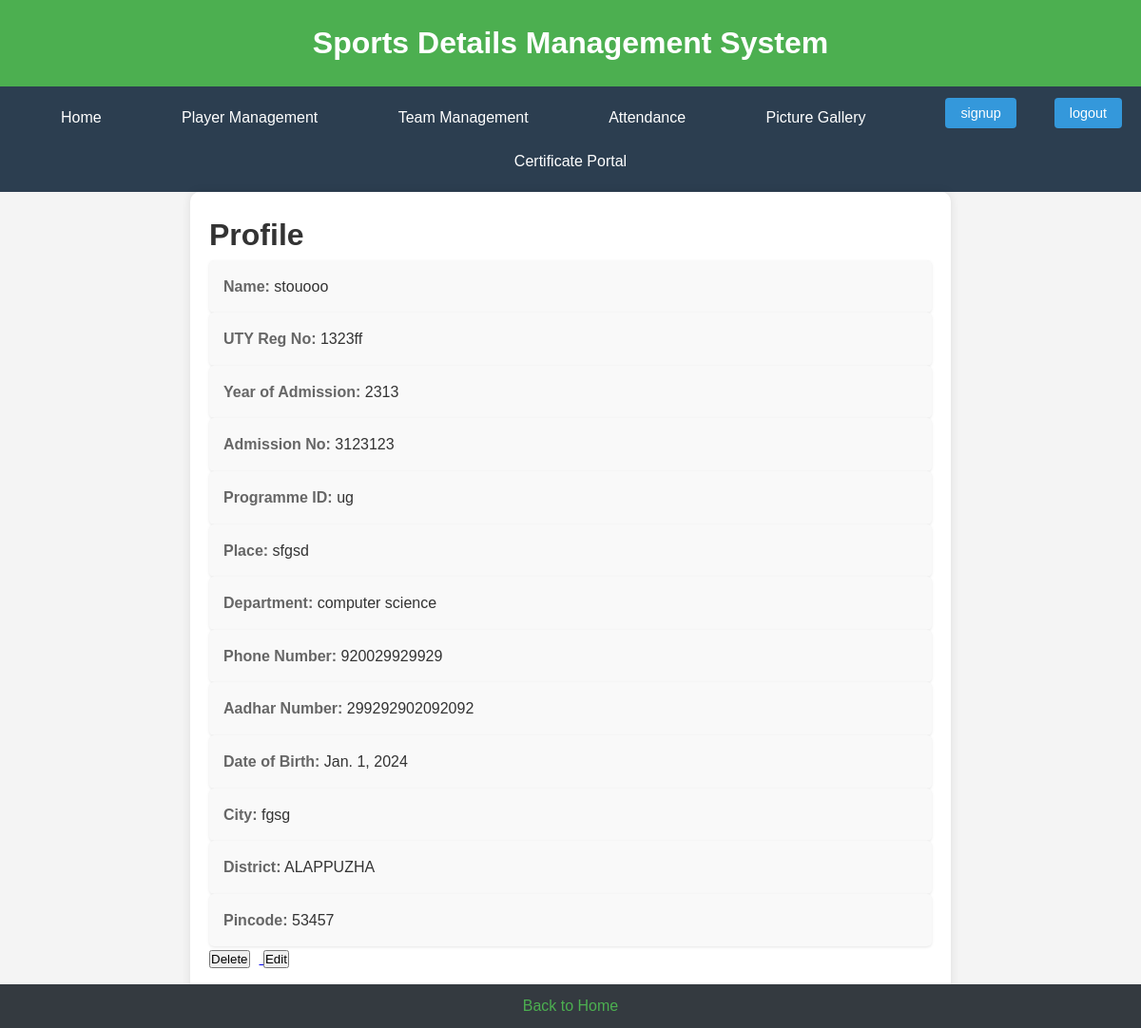
The app's page /view_profile/1323ff/, older data.
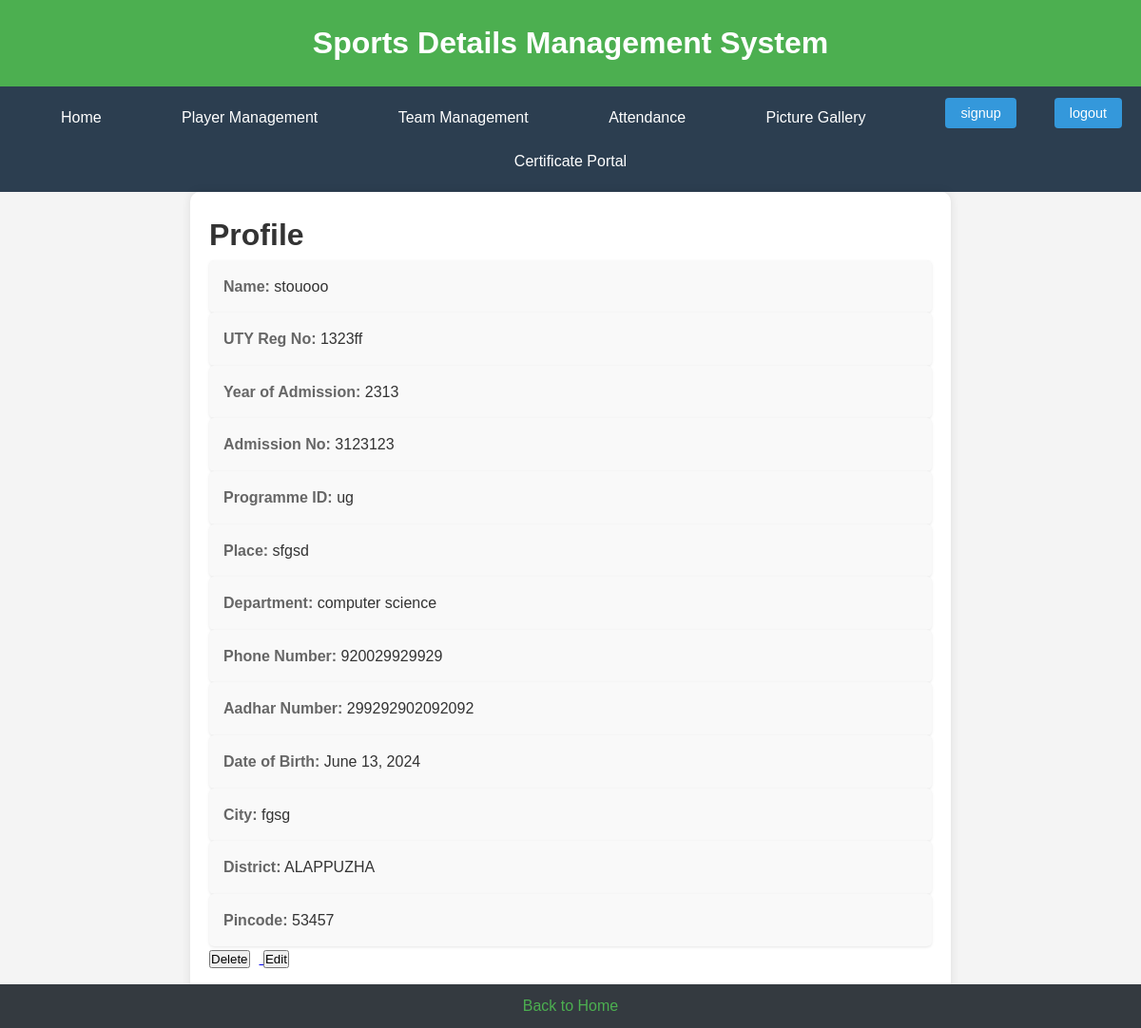
The same page, newer data.
### SDMSapp/models.py (models this page shows, shortened)
class Student(models.Model):
    name = models.CharField(max_length=50)
    year_of_admission = models.IntegerField()
    admission_no = models.IntegerField()
    programme_id = models.ForeignKey(Programme, on_delete=models.CASCADE, null=True)
    uty_reg_no = models.CharField(max_length=50, unique = True)
    place = models.CharField(max_length=50)
    department = models.ForeignKey(Department, on_delete=models.CASCADE, null=True)
    phone_number = models.CharField(
        max_length=10,
        validators=[RegexValidator(regex='^\d{10}$', message='Phone number must be 10 to 15 digits')],
        default = 0
    )
    aadhar_number = models.CharField(
        max_length=16,
        validators=[RegexValidator(regex='^\d{16}$', message='Aadhaar number must be exactly 16 digits')],
        default = 0
    )
    dob = models.DateField(null =True)
    city = models.CharField(max_length=50)
    district = models.CharField(max_length=50)
    DISTRICT = [
    ('ALAPPUZHA', 'Alappuzha'),
    ('ERNAKULAM', 'Ernakulam'),
    ('IDUKKI', 'Idukki'),
    ('KANNUR', 'Kannur'),
    ('KASARAGOD', 'Kasaragod'),
    ('KOLLAM', 'Kollam'),
    ('KOTTAYAM', 'Kottayam'),
    ('KOZHIKODE', 'Kozhikode'),
    ('MALAPPURAM', 'Malappuram'),
    ('PALAKKAD', 'Palakkad'),
    ('PATHANAMTHITTA', 'Pathanamthitta'),
    ('THIRUVANANTHAPURAM', 'Thiruvananthapuram'),
    ('THRISSUR', 'Thrissur'),
    ('WAYANAD', 'Wayanad'),
]
    district = models.CharField(max_length=50,  choices=DISTRICT, default='Active')
    pincode = models.CharField(max_length=50)

class Programme(models.Model):
    name = models.CharField(max_length=50)
    def __str__(self):
        return self.name

class Department(models.Model):
    dept_name = models.CharField(max_length=50)
    def __str__(self):
        return str(self.dept_name)

### SDMSapp/views.py (the view)
# urls.py: path('view_profile/<str:uty_reg_no>/', view_profile, name='view_profile'),
def view_profile(request, uty_reg_no):
    student = get_object_or_404(Student, uty_reg_no=uty_reg_no)
    return render(request, 'SDMSapp/profile.html', {'student': student})

### SDMSapp/templates/SDMSapp/profile.html (shortened to what this page needs)
{% extends 'SDMSapp/base.html' %}
{% block content %}
<!DOCTYPE html>
<html lang="en">
<head>
</head>
<body>
    <div class="profile-container">
        <h1>Profile</h1>
        <div class="profile-item">
            <span class="profile-label">Name:</span> {{ student.name }}
        </div>
        <div class="profile-item">
            <span class="profile-label">UTY Reg No:</span> {{ student.uty_reg_no }}
        </div>
        <div class="profile-item">
            <span class="profile-label">Year of Admission:</span> {{ student.year_of_admission }}
        </div>
        <div class="profile-item">
            <span class="profile-label">Admission No:</span> {{ student.admission_no }}
        </div>
        <div class="profile-item">
            <span class="profile-label">Programme ID:</span> {{ student.programme_id }}
        </div>
        <div class="profile-item">
            <span class="profile-label">Place:</span> {{ student.place }}
        </div>
        <div class="profile-item">
            <span class="profile-label">Department:</span> {{ student.department }}
        </div>
        <div class="profile-item">
            <span class="profile-label">Phone Number:</span> {{ student.phone_number }}
        </div>
        <div class="profile-item">
            <span class="profile-label">Aadhar Number:</span> {{ student.aadhar_number }}
        </div>
        <div class="profile-item">
            <span class="profile-label">Date of Birth:</span> {{ student.dob }}
        </div>
        <div class="profile-item">
            <span class="profile-label">City:</span> {{ student.city }}
        </div>
        <div class="profile-item">
            <span class="profile-label">District:</span> {{ student.district }}
        </div>
        <div class="profile-item">
            <span class="profile-label">Pincode:</span> {{ student.pincode }}
        </div>
        <td class="action-buttons">
            <a href="{% url 'confirm_delete_student' student.uty_reg_no %}">
                <button style="margin-right: 10px;">Delete</button>
            </a>
            <a href="{% url 'edit_student' student.uty_reg_no %}">
                <button>Edit</button>
            </a>
        </td>
    </div>
    <footer>
        <a href="{% url 'home' %}" class="back-button">Back to Home</a>
    </footer>
</body>
</html>
{% endblock content %}

Row changes from the older to the newer data that the page shows:
changed Student "stouooo": dob "Jan. 1, 2024" → "June 13, 2024"
